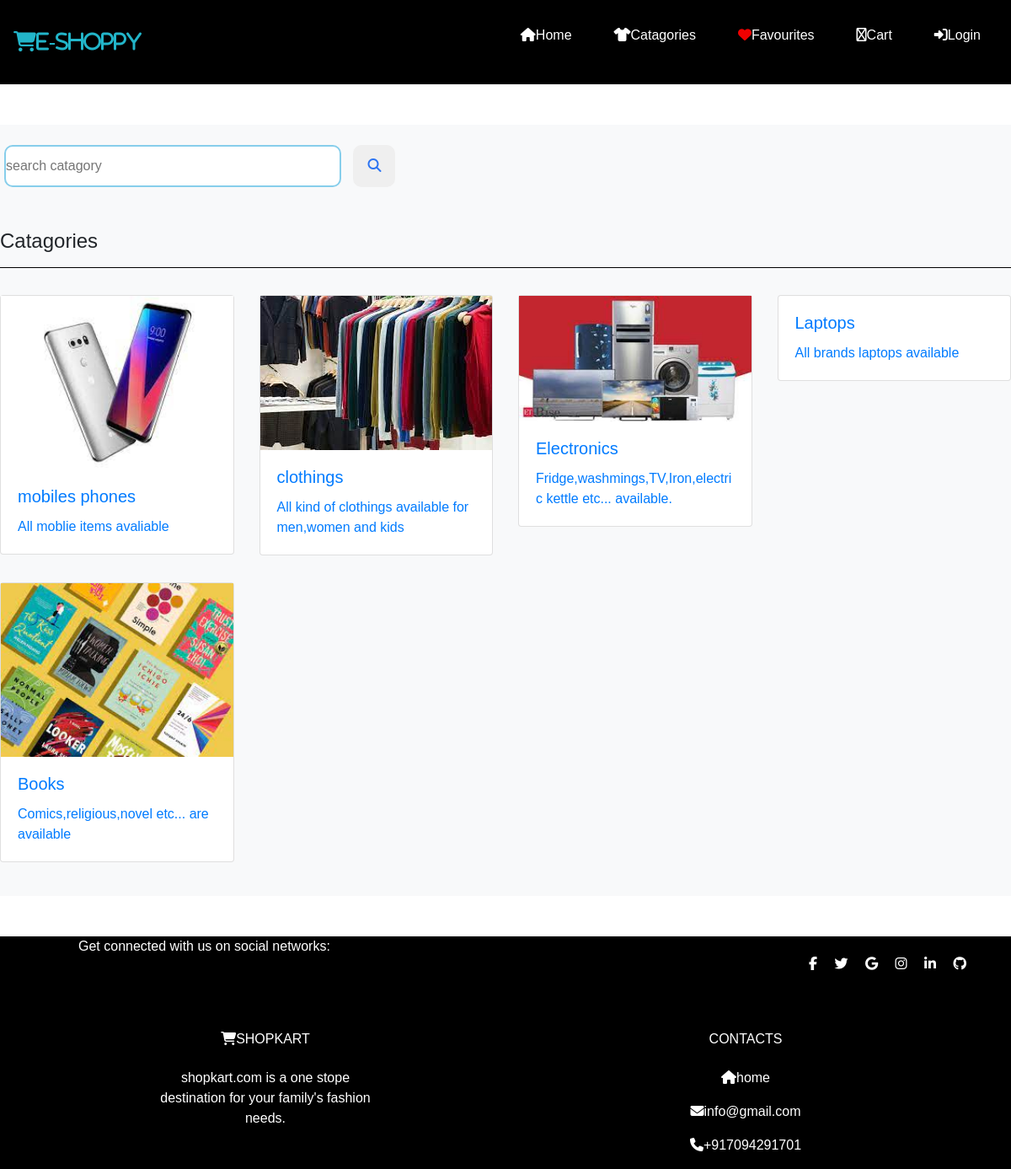
The page /collections/ on the database as committed earlier.
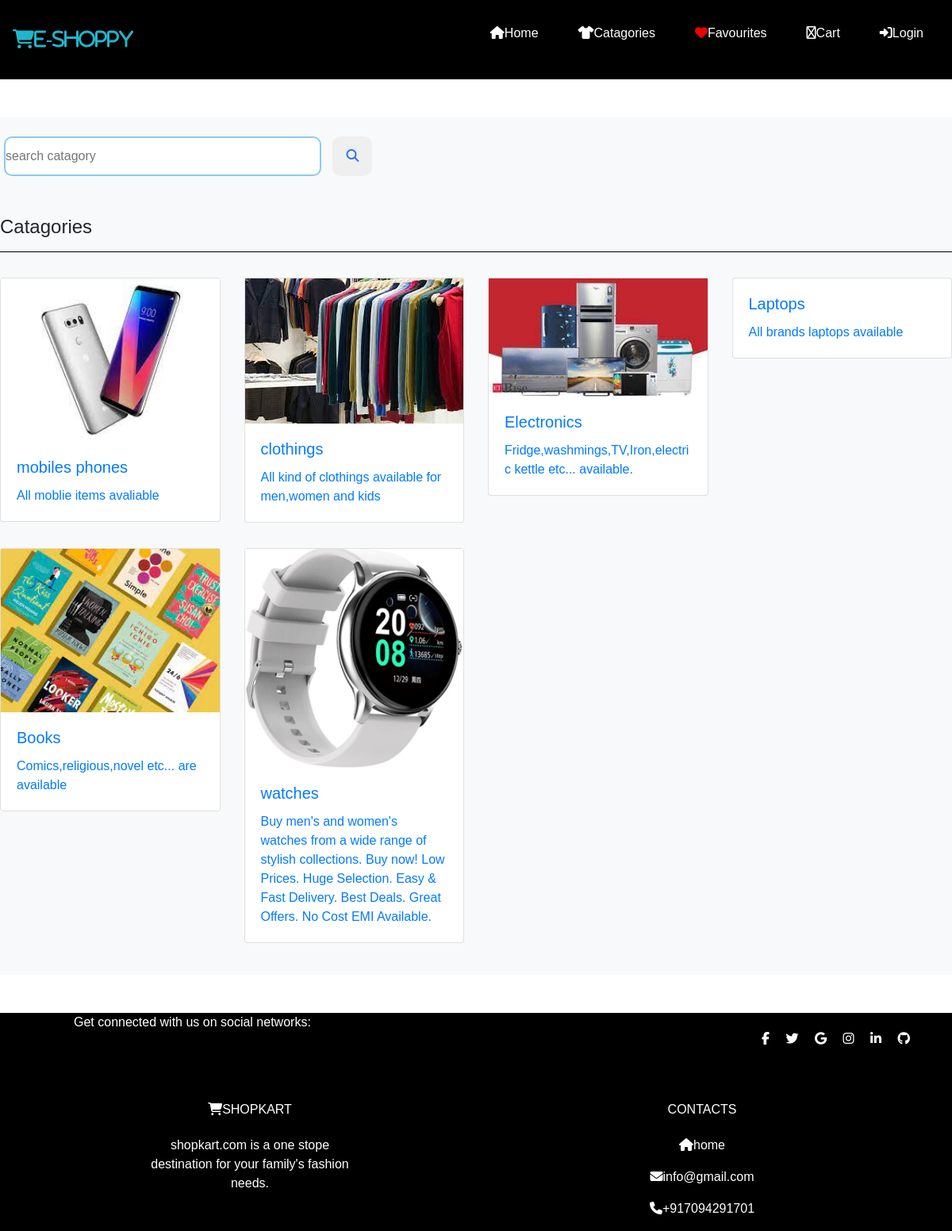
The same page on the database as committed later.
### app/models.py (models this page shows, shortened)
class Catagories(models.Model):
    name=models.CharField(max_length=150,null=True,blank=True)
    image=models.ImageField(upload_to=getfilename, height_field=None, width_field=None, max_length=None,null=True,blank=True)
    description=models.TextField(max_length=500,null=False)
    status=models.BooleanField(default=False,help_text="0-default,1-hidden")
    created=models.DateTimeField(auto_now_add=True)

### app/views.py (the view)
# urls.py: path("collections/",views.collections, name="collections"),
def collections(request):
    if 'q' in request.GET:
        q=request.GET['q']
        search=Catagories.objects.filter(name__icontains=q)
    else:
        search=Catagories.objects.filter(status=0)
    context={
        'search':search
    }
    return render(request,'catagories.html',context)

### templates/catagories.html (shortened to what this page needs)
{% extends 'base.html' %}
{% block content %}
{% load static %}
<link rel="stylesheet" href="https://cdn.jsdelivr.net/npm/bootstrap@4.3.1/dist/css/bootstrap.min.css">
<link rel="stylesheet" href="{% static 'css/store.css' %}">
<section class="bg-light py-4 my-5">
        <div class=" catagory-container">
            <div class="row">
                <div id="search" class=""style="margin-bottom:50px">
                    <form action="" method='GET' id="form" >
                      <input type="search" name="q" id="searchbar" placeholder="search catagory">
                      <button type="submit" id="searchbutton"><i class="fa fa-magnifying-glass fa-fade fa-solid" style="color:#2c74f2"></i></button>
                    </form>
                  </div>
                <div class="col-12">
                    <h4 class="mb-3">Catagories</h4>
                    <hr style="border-color:black">
                </div>
                {% for i in search %}
                <div class="col-md-4 col-lg-3">
                    <div class="card my-3">
                        <img src=" {{i.image.url}} " class="card-image-top"alt="">
                        <a href="{% url 'collections' i.name %}">
                        <div class="card-body">
                            <h5 class="card-title text-primary"> {{i.name}} </h5>
                            <p class="card-text">{{i.description}}</p>
                        </a>
                        </div>
                    </div>
                </div>
                {% endfor %}
    </section>
{% endblock content %}

Rows that differ between the two databases and show on the page:
added Catagories: image (picture), name "watches", description "Buy men's and women's watches from a wide range of stylish collections. Buy now! Low Prices. Huge Selection. Easy & Fast Delivery. Best Deals. Great Offers. No Cost EMI Available."
